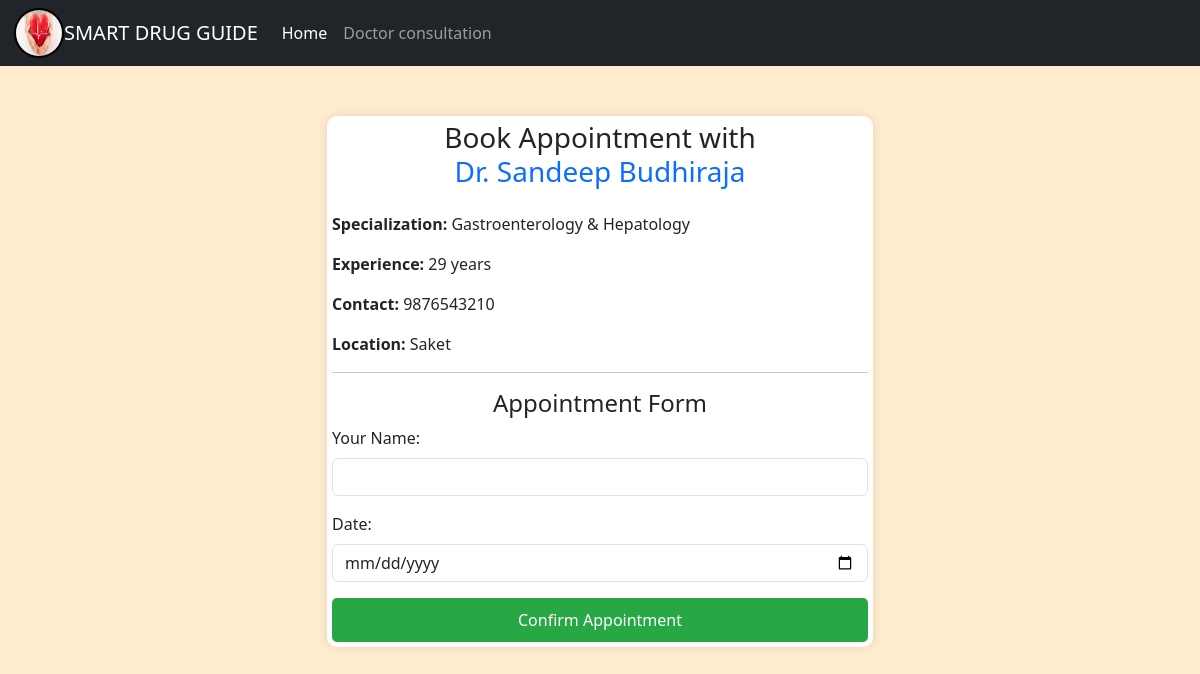
The app's page /book_appointment/1 with its own data.
### tables this page shows
CREATE TABLE doctors (
    id INTEGER PRIMARY KEY AUTOINCREMENT,
    name TEXT NOT NULL,
    specialization TEXT NOT NULL,
    experience INTEGER NOT NULL,
    contact TEXT NOT NULL,
    location TEXT NOT NULL
);

### app.py (the view)
@app.route('/book_appointment/<int:doctor_id>')
def book_appointment_page(doctor_id):
    conn = get_db_connection()
    doctor = conn.execute("SELECT * FROM doctors WHERE id = ?", (doctor_id,)).fetchone()
    conn.close()
    if doctor:
        return render_template('book_appointment.html', doctor=doctor)
    return "Doctor not found", 404

### app.py (called while the page is built)
def get_db_connection():
    conn = sqlite3.connect("database.db")
    conn.row_factory = sqlite3.Row
    return conn

### templates/book_appointment.html (shortened to what this page needs)
<!DOCTYPE html>
<html lang="en">
<head>
    <link href="https://cdn.jsdelivr.net/npm/bootstrap@5.3.0/dist/css/bootstrap.min.css" rel="stylesheet">
</head>
<body>
    <nav class="navbar navbar-expand-lg navbar-dark bg-dark">
        <div class="container-fluid">
            <div class="logo">
                <img class="myimg" src="{{ url_for('static', filename='heal.jpg') }}" alt="">
            </div>
            <a class="navbar-brand" href="#">SMART DRUG GUIDE</a>
            <div class="collapse navbar-collapse" id="navbarSupportedContent">
                <ul class="navbar-nav me-auto mb-2 mb-lg-0">
                    <li class="nav-item">
                        <a class="nav-link active" aria-current="page" href="/">Home</a>
                    </li>
                        <li class="nav-item">
                        <a class="nav-link " href="/doctor_consultation">Doctor consultation</a>
                    </li>
                </ul>
            </div>
        </div>
    </nav>
<div class="container">
    <div class="row justify-content-center">
        <div class="col-md-6">
            <div class="appointment-card">
                <h3 class="text-center mb-4">Book Appointment with <br> <span class="text-primary"> {{ doctor.name }}</span></h3>
                <p><strong>Specialization:</strong> {{ doctor.specialization }}</p>
                <p><strong>Experience:</strong> {{ doctor.experience }} years</p>
                <p><strong>Contact:</strong> {{ doctor.contact }}</p>
                <p><strong>Location:</strong> {{ doctor.location }}</p>
                <hr>
                <h4 class="text-center">Appointment Form</h4>
                <form method="POST" action="/book_appointment">
                    <div class="mb-3">
                        <label class="form-label">Your Name:</label>
                        <input type="text" class="form-control" name="patient_name" required>
                    </div>
                    <div class="mb-3">
                        <label class="form-label">Date:</label>
                        <input type="date" class="form-control" name="appointment_date" required>
                    </div>
                    <button type="submit" class="btn-confirm w-100">Confirm Appointment</button>
                </form>
            </div>
        </div>
    </div>
</div>
</body>
</html>

### templates/book_appointment.html (style rules this page uses)
body { background-color: blanchedalmond; }
.appointment-card { background: #fff; border-radius: 10px; padding: 5px; box-shadow: 0 0 10px rgba(0, 0, 0, 0.1); margin-top: 50px; }
.btn-confirm { background: #28a745; color: white; padding: 10px 15px; border-radius: 5px; border: none; cursor: pointer; }
.logo { width: 50px; height: 50px; color: black; margin-top: 0; margin-left: 2px; }
.myimg { width: 50px; height: 50px; border: 2px solid black; border-radius: 25px; }

### records on screen
doctors: name "Dr. Sandeep Budhiraja", specialization "Gastroenterology & Hepatology", experience "29", contact "9876543210", location "Saket"
